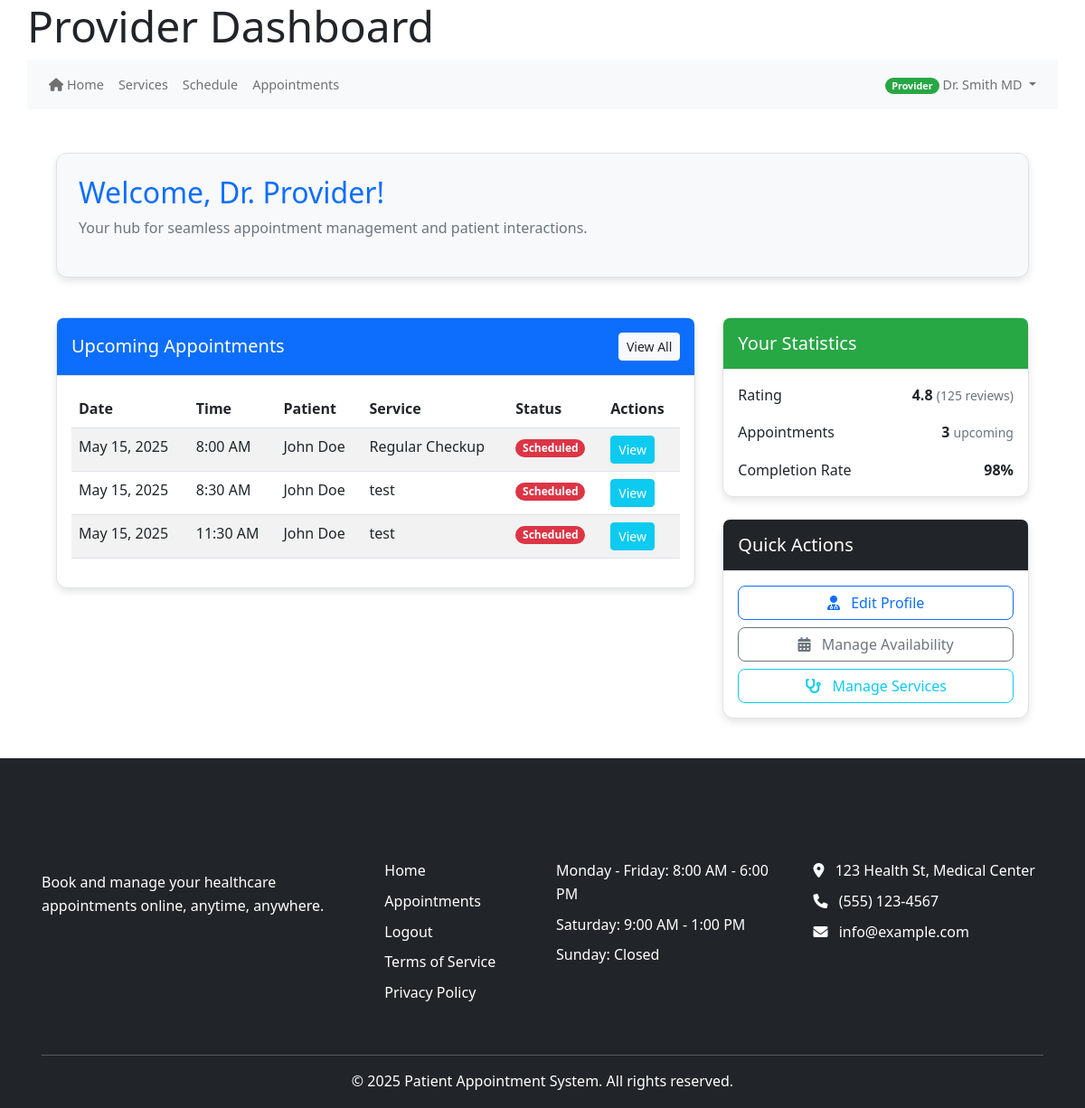
Before: /index.php/provider/index (signed in) with the older database file.
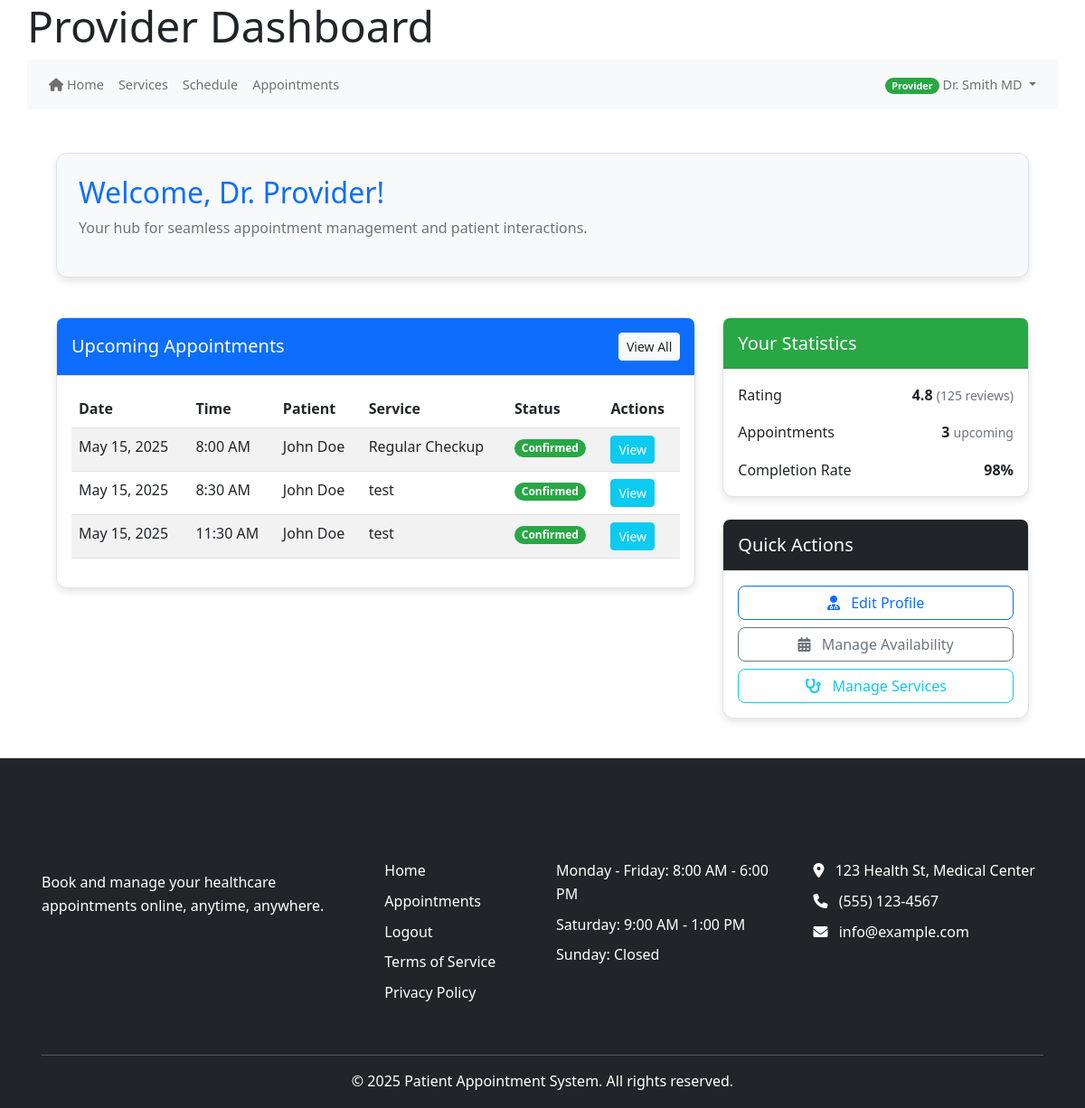
After: the same page with the newer database file.
### tables this page shows
CREATE TABLE IF NOT EXISTS `appointments` (
  `appointment_id` int(11) NOT NULL AUTO_INCREMENT,
  `patient_id` int(11) NOT NULL,
  `provider_id` int(11) NOT NULL,
  `service_id` int(11) NOT NULL,
  `appointment_date` date NOT NULL,
  `start_time` time NOT NULL,
  `end_time` time NOT NULL,
  `status` enum('scheduled','confirmed','completed','canceled','no_show') NOT NULL DEFAULT 'scheduled',
  `type` enum('in_person','virtual','phone') NOT NULL DEFAULT 'in_person',
  `notes` text DEFAULT NULL,
  `reason` text DEFAULT NULL,
  `reminder_sent` tinyint(1) DEFAULT 0,
  `confirmed_at` datetime DEFAULT NULL,
  `canceled_at` datetime DEFAULT NULL,
  `created_at` datetime DEFAULT current_timestamp(),
  `updated_at` datetime DEFAULT current_timestamp(),
  PRIMARY KEY (`appointment_id`),
  KEY `patient_id` (`patient_id`),
  KEY `provider_id` (`provider_id`),
  KEY `service_id` (`service_id`)

);

CREATE TABLE IF NOT EXISTS `services` (
  `service_id` int(11) NOT NULL AUTO_INCREMENT,
  `name` varchar(255) NOT NULL,
  `description` text DEFAULT NULL,
  `duration` int(11) DEFAULT 30,
  `price` decimal(10,2) DEFAULT NULL,
  `is_active` tinyint(1) DEFAULT 1,
  `created_at` timestamp NOT NULL DEFAULT current_timestamp(),
  PRIMARY KEY (`service_id`)
);

### controllers/provider_controller.php (called while the page is built, shortened)
<?php
require_once MODEL_PATH . '/Appointment.php';
class ProviderController {
    protected $appointmentModel;
    public function __construct() {
        $this->db = get_db();
        $this->appointmentModel = new Appointment($this->db);
    }
    public function index() {
        $provider_id = $_SESSION['user_id'];
        $appointments = $this->appointmentModel->getUpcomingAppointmentsByProvider($provider_id);
        include VIEW_PATH . '/provider/index.php';
    }
}
?>

### public_html/bootstrap.php (called while the page is built, shortened)
<?php
require_once APP_ROOT . '/core/helpers.php';
require_once CORE_PATH . '/helpers.php';
function get_db() {
    static $db = null;
    if ($db === null) {
        if (defined('DB_HOST') && defined('DB_USER') && defined('DB_PASS') && defined('DB_NAME')) {
            $db = new mysqli(DB_HOST, DB_USER, DB_PASS, DB_NAME);
            $db->set_charset('utf8mb4');
        } else {
            throw new Exception("Database constants not defined");
        }
    }
    return $db;
}
return true;

### models/Appointment.php (called while the page is built, shortened)
<?php
class Appointment {
    private $db;
    public function __construct($db) {
        $this->db = $db;
    }
    public function getUpcomingAppointmentsByProvider($provider_id) {
        try {
            $stmt = $this->db->prepare("
                SELECT
                    a.appointment_id as id,
                    a.appointment_date,
                    a.start_time,
                    a.end_time,
                    a.status,
                    a.notes,
                    a.reason,
                    CONCAT(u.first_name, ' ', u.last_name) as patient_name,
                    s.name as service_name
                FROM appointments a
                JOIN users u ON a.patient_id = u.user_id
                JOIN services s ON a.service_id = s.service_id
                WHERE a.provider_id = ?
                AND a.appointment_date >= CURDATE()
                AND a.status NOT IN ('canceled', 'no_show')
                ORDER BY a.appointment_date ASC, a.start_time ASC
                LIMIT 10
            ");
            $stmt->bind_param("i", $provider_id);
            $stmt->execute();
            $result = $stmt->get_result();
            $appointments = [];
            while ($row = $result->fetch_assoc()) {
                $appointments[] = $row;
            }
            return $appointments;
        } catch (Exception $e) {
            error_log("Error fetching upcoming provider appointments: " . $e->getMessage());
            return [];
        }
    }
}
?>

### core/helpers.php (called while the page is built, shortened)
<?php
function base_url($path = '') {
    $protocol = isset($_SERVER['HTTPS']) && $_SERVER['HTTPS'] !== 'off' ? 'https' : 'http';
    $host = $_SERVER['HTTP_HOST'] ?? 'localhost';
    $script_name = $_SERVER['SCRIPT_NAME'];
    $base_dir = dirname($script_name);
    $base_url = "{$protocol}://{$host}{$base_dir}";
    $base_url = rtrim($base_url, '/');
    $path = ltrim($path, '/');
    return $path ? "{$base_url}/{$path}" : $base_url;
}

### views/provider/index.php (the view, shortened to what the changed rows need)
<?php
  include VIEW_PATH . '/partials/header.php';
?>
<div class="container provider-dashboard my-4">
    <div class="row mb-4">
        <div class="col-md-12">
            <div class="card shadow-sm bg-light">
                <div class="card-body p-4">
                    <h2 class="text-primary mb-2">Welcome, Dr. <?= htmlspecialchars($provider['first_name'] ?? 'Provider') ?>!</h2>
                </div>
            </div>
        </div>
    </div>
    <div class="row">
        <div class="col-md-8">
            <div class="card shadow">
                <div class="card-body">
                    <?php if (!empty($appointments)) : ?>
                        <div class="table-responsive">
                            <table class="table table-striped table-hover">
                                <thead>
                                    <tr>
                                        <th>Date</th>
                                        <th>Time</th>
                                        <th>Patient</th>
                                        <th>Service</th>
                                        <th>Status</th>
                                        <th>Actions</th>
                                    </tr>
                                </thead>
                                <tbody>
                                    <?php foreach ($appointments as $appointment) : ?>
                                        <tr>
                                            <td><?= date('M d, Y', strtotime($appointment['appointment_date'])) ?></td>
                                            <td><?= date('g:i A', strtotime($appointment['start_time'])) ?></td>
                                            <td><?= htmlspecialchars($appointment['patient_name']) ?></td>
                                            <td><?= htmlspecialchars($appointment['service_name']) ?></td>
                                            <td>
                                                <span class="badge bg-<?= $appointment['status'] == 'confirmed' ? 'success' : ($appointment['status'] == 'pending' ? 'warning' : 'danger') ?>">
                                                    <?= ucfirst(htmlspecialchars($appointment['status'])) ?>
                                                </span>
                                            </td>
                                            <td>
                                                <a href="<?= base_url('index.php/provider/viewAppointment/' . $appointment['id']) ?>" class="btn btn-info btn-sm">View</a>
                                            </td>
                                        </tr>
                                    <?php endforeach; ?>
                                </tbody>
                            </table>
                        </div>
                    <?php endif; ?>
                </div>
            </div>
        </div>
    </div>
</div>
<?php
  include VIEW_PATH . '/partials/footer.php';
?>

Changed rows visible on the page:
changed appointments "8:00 AM": status "Scheduled" → "Confirmed"
changed appointments "8:30 AM": status "Scheduled" → "Confirmed"
changed appointments "11:30 AM": status "Scheduled" → "Confirmed"
